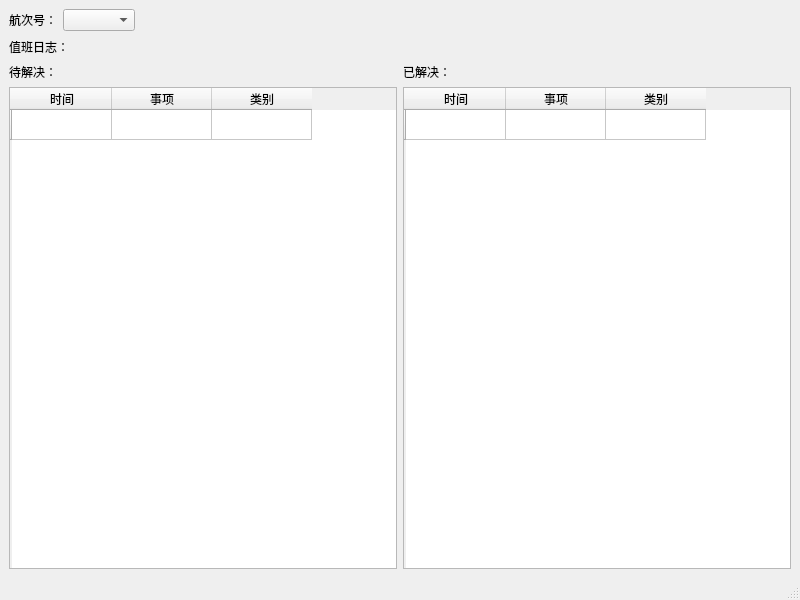
<?xml version="1.0" encoding="UTF-8"?>
<ui version="4.0">
 <class>LogView</class>
 <widget class="QMainWindow" name="LogView">
  <property name="geometry">
   <rect>
    <x>0</x>
    <y>0</y>
    <width>800</width>
    <height>600</height>
   </rect>
  </property>
  <property name="windowTitle">
   <string>MainWindow</string>
  </property>
  <widget class="QWidget" name="centralwidget">
   <layout class="QHBoxLayout" name="horizontalLayout_6">
    <item>
     <layout class="QVBoxLayout" name="verticalLayout_4">
      <item>
       <layout class="QVBoxLayout" name="verticalLayout_3">
        <item>
         <layout class="QHBoxLayout" name="horizontalLayout_4">
          <item>
           <layout class="QHBoxLayout" name="horizontalLayout_3">
            <item>
             <layout class="QHBoxLayout" name="horizontalLayout">
              <item>
               <widget class="QLabel" name="label">
                <property name="text">
                 <string>航次号：</string>
                </property>
               </widget>
              </item>
              <item>
               <widget class="QComboBox" name="comboBox"/>
              </item>
             </layout>
            </item>
           </layout>
          </item>
          <item>
           <spacer name="horizontalSpacer">
            <property name="orientation">
             <enum>Qt::Horizontal</enum>
            </property>
            <property name="sizeHint" stdset="0">
             <size>
              <width>40</width>
              <height>20</height>
             </size>
            </property>
           </spacer>
          </item>
         </layout>
        </item>
        <item>
         <layout class="QHBoxLayout" name="horizontalLayout_5">
          <item>
           <widget class="QLabel" name="label_4">
            <property name="text">
             <string>值班日志：</string>
            </property>
           </widget>
          </item>
          <item>
           <spacer name="horizontalSpacer_2">
            <property name="orientation">
             <enum>Qt::Horizontal</enum>
            </property>
            <property name="sizeHint" stdset="0">
             <size>
              <width>40</width>
              <height>20</height>
             </size>
            </property>
           </spacer>
          </item>
         </layout>
        </item>
       </layout>
      </item>
      <item>
       <layout class="QHBoxLayout" name="horizontalLayout_2">
        <item>
         <layout class="QVBoxLayout" name="verticalLayout">
          <item>
           <widget class="QLabel" name="label_2">
            <property name="text">
             <string>待解决：</string>
            </property>
           </widget>
          </item>
          <item>
           <widget class="QTableWidget" name="tableWidget_un">
            <property name="minimumSize">
             <size>
              <width>0</width>
              <height>0</height>
             </size>
            </property>
            <property name="editTriggers">
             <set>QAbstractItemView::NoEditTriggers</set>
            </property>
            <row>
             <property name="text">
              <string/>
             </property>
            </row>
            <column>
             <property name="text">
              <string>时间</string>
             </property>
            </column>
            <column>
             <property name="text">
              <string>事项</string>
             </property>
            </column>
            <column>
             <property name="text">
              <string>类别</string>
             </property>
            </column>
           </widget>
          </item>
         </layout>
        </item>
        <item>
         <layout class="QVBoxLayout" name="verticalLayout_2">
          <item>
           <widget class="QLabel" name="label_3">
            <property name="text">
             <string>已解决：</string>
            </property>
           </widget>
          </item>
          <item>
           <widget class="QTableWidget" name="tableWidget_done">
            <property name="minimumSize">
             <size>
              <width>0</width>
              <height>0</height>
             </size>
            </property>
            <property name="editTriggers">
             <set>QAbstractItemView::NoEditTriggers</set>
            </property>
            <row>
             <property name="text">
              <string/>
             </property>
            </row>
            <column>
             <property name="text">
              <string>时间</string>
             </property>
            </column>
            <column>
             <property name="text">
              <string>事项</string>
             </property>
            </column>
            <column>
             <property name="text">
              <string>类别</string>
             </property>
            </column>
           </widget>
          </item>
         </layout>
        </item>
       </layout>
      </item>
     </layout>
    </item>
   </layout>
  </widget>
  <widget class="QStatusBar" name="statusbar"/>
 </widget>
 <resources/>
 <connections/>
</ui>
